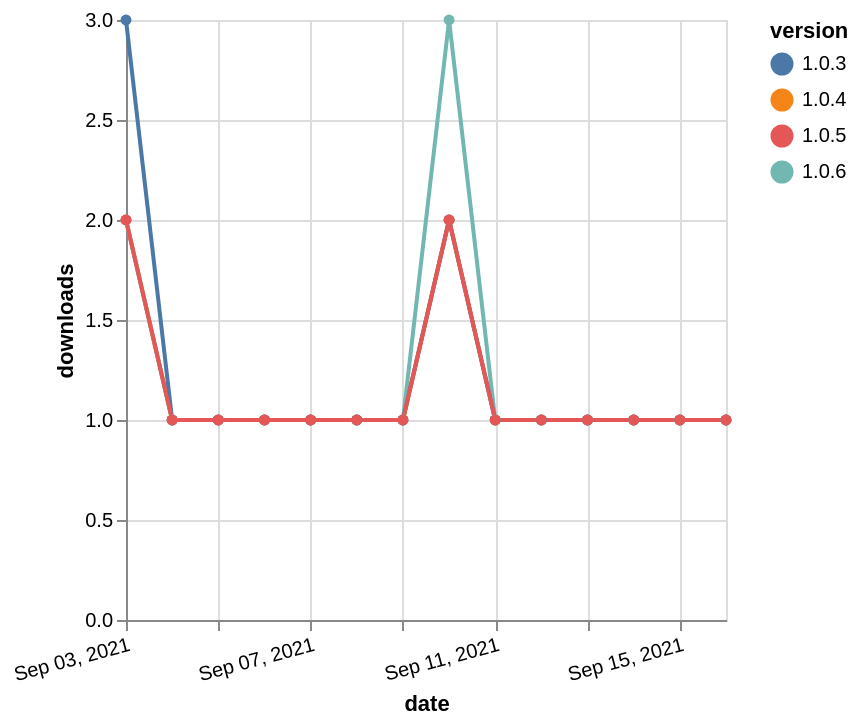

Specify this chart in Vega-Lite:
### Vega-Lite specification from a JSON file in a GitHub repository (floating-point values rounded to 4 significant figures)
{"$schema": "https://vega.github.io/schema/vega-lite/v5.json", "description": "A simple bar chart with embedded data.", "data": {"values": [{"date": "2021-09-03", "total": 117, "delta": 2, "version": "1.0.4"}, {"date": "2021-09-04", "total": 118, "delta": 1, "version": "1.0.4"}, {"date": "2021-09-05", "total": 119, "delta": 1, "version": "1.0.4"}, {"date": "2021-09-06", "total": 120, "delta": 1, "version": "1.0.4"}, {"date": "2021-09-07", "total": 121, "delta": 1, "version": "1.0.4"}, {"date": "2021-09-08", "total": 122, "delta": 1, "version": "1.0.4"}, {"date": "2021-09-09", "total": 123, "delta": 1, "version": "1.0.4"}, {"date": "2021-09-10", "total": 125, "delta": 2, "version": "1.0.4"}, {"date": "2021-09-11", "total": 126, "delta": 1, "version": "1.0.4"}, {"date": "2021-09-12", "total": 127, "delta": 1, "version": "1.0.4"}, {"date": "2021-09-13", "total": 128, "delta": 1, "version": "1.0.4"}, {"date": "2021-09-14", "total": 129, "delta": 1, "version": "1.0.4"}, {"date": "2021-09-15", "total": 130, "delta": 1, "version": "1.0.4"}, {"date": "2021-09-16", "total": 131, "delta": 1, "version": "1.0.4"}, {"date": "2021-09-03", "total": 27, "delta": 2, "version": "1.0.6"}, {"date": "2021-09-04", "total": 28, "delta": 1, "version": "1.0.6"}, {"date": "2021-09-05", "total": 29, "delta": 1, "version": "1.0.6"}, {"date": "2021-09-06", "total": 30, "delta": 1, "version": "1.0.6"}, {"date": "2021-09-07", "total": 31, "delta": 1, "version": "1.0.6"}, {"date": "2021-09-08", "total": 32, "delta": 1, "version": "1.0.6"}, {"date": "2021-09-09", "total": 33, "delta": 1, "version": "1.0.6"}, {"date": "2021-09-10", "total": 36, "delta": 3, "version": "1.0.6"}, {"date": "2021-09-11", "total": 37, "delta": 1, "version": "1.0.6"}, {"date": "2021-09-12", "total": 38, "delta": 1, "version": "1.0.6"}, {"date": "2021-09-13", "total": 39, "delta": 1, "version": "1.0.6"}, {"date": "2021-09-14", "total": 40, "delta": 1, "version": "1.0.6"}, {"date": "2021-09-15", "total": 41, "delta": 1, "version": "1.0.6"}, {"date": "2021-09-16", "total": 42, "delta": 1, "version": "1.0.6"}, {"date": "2021-09-03", "total": 116, "delta": 3, "version": "1.0.3"}, {"date": "2021-09-04", "total": 117, "delta": 1, "version": "1.0.3"}, {"date": "2021-09-05", "total": 118, "delta": 1, "version": "1.0.3"}, {"date": "2021-09-06", "total": 119, "delta": 1, "version": "1.0.3"}, {"date": "2021-09-07", "total": 120, "delta": 1, "version": "1.0.3"}, {"date": "2021-09-08", "total": 121, "delta": 1, "version": "1.0.3"}, {"date": "2021-09-09", "total": 122, "delta": 1, "version": "1.0.3"}, {"date": "2021-09-10", "total": 124, "delta": 2, "version": "1.0.3"}, {"date": "2021-09-11", "total": 125, "delta": 1, "version": "1.0.3"}, {"date": "2021-09-12", "total": 126, "delta": 1, "version": "1.0.3"}, {"date": "2021-09-13", "total": 127, "delta": 1, "version": "1.0.3"}, {"date": "2021-09-14", "total": 128, "delta": 1, "version": "1.0.3"}, {"date": "2021-09-15", "total": 129, "delta": 1, "version": "1.0.3"}, {"date": "2021-09-16", "total": 130, "delta": 1, "version": "1.0.3"}, {"date": "2021-09-03", "total": 62, "delta": 2, "version": "1.0.5"}, {"date": "2021-09-04", "total": 63, "delta": 1, "version": "1.0.5"}, {"date": "2021-09-05", "total": 64, "delta": 1, "version": "1.0.5"}, {"date": "2021-09-06", "total": 65, "delta": 1, "version": "1.0.5"}, {"date": "2021-09-07", "total": 66, "delta": 1, "version": "1.0.5"}, {"date": "2021-09-08", "total": 67, "delta": 1, "version": "1.0.5"}, {"date": "2021-09-09", "total": 68, "delta": 1, "version": "1.0.5"}, {"date": "2021-09-10", "total": 70, "delta": 2, "version": "1.0.5"}, {"date": "2021-09-11", "total": 71, "delta": 1, "version": "1.0.5"}, {"date": "2021-09-12", "total": 72, "delta": 1, "version": "1.0.5"}, {"date": "2021-09-13", "total": 73, "delta": 1, "version": "1.0.5"}, {"date": "2021-09-14", "total": 74, "delta": 1, "version": "1.0.5"}, {"date": "2021-09-15", "total": 75, "delta": 1, "version": "1.0.5"}, {"date": "2021-09-16", "total": 76, "delta": 1, "version": "1.0.5"}]}, "width": "container", "mark": {"type": "line", "point": {"filled": true}}, "encoding": {"x": {"field": "date", "type": "temporal", "timeUnit": "yearmonthdate", "title": "date", "axis": {"labelAngle": -15}}, "y": {"field": "delta", "type": "quantitative", "title": "downloads"}, "color": {"field": "version", "type": "nominal"}, "tooltip": {"field": "delta"}}}
